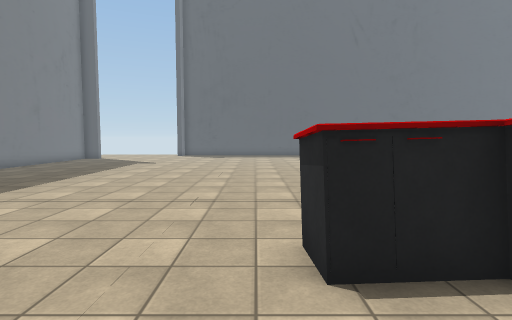
view 1 (above)

19 first-person views from a walk through a Unity game level. The camera is 1.5 m above the floor, tilts 4° down and sees 80° across. The floor is counted in squares, 1 m on a side. Each view is taken from the middle of a square. On the plan, view 1 faces up. The plan holds only what a view shows up to about 15 squares ahead; the rest is blank. The place goes on beyond the plan. The player is left out. Some animated figures are left out. Some surface patterns are stand-ins.

view 2
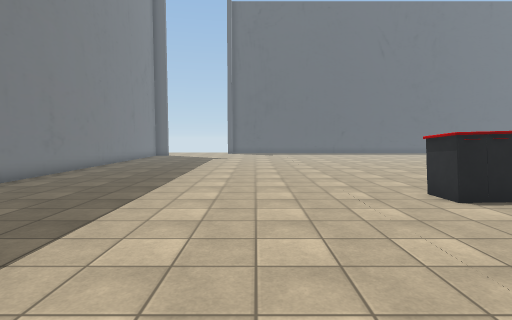

view 3
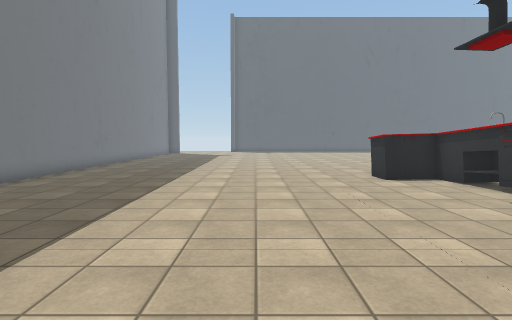

view 4
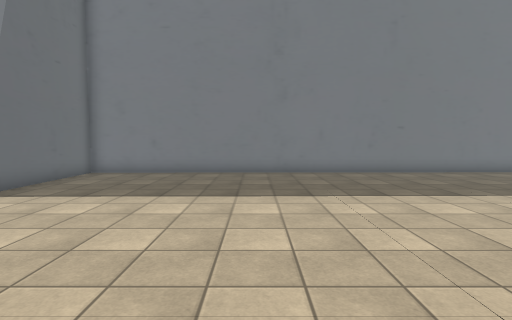

view 5
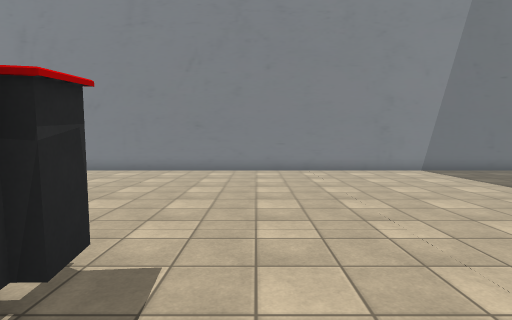

view 6
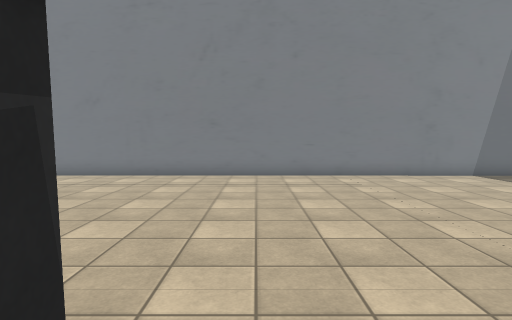

view 7
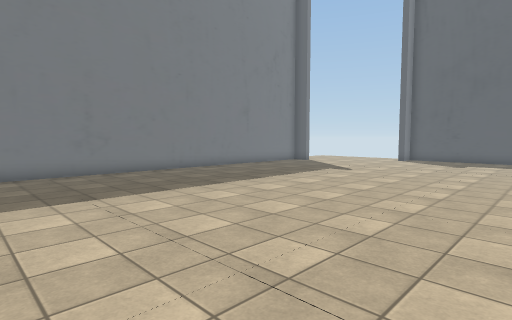

view 8
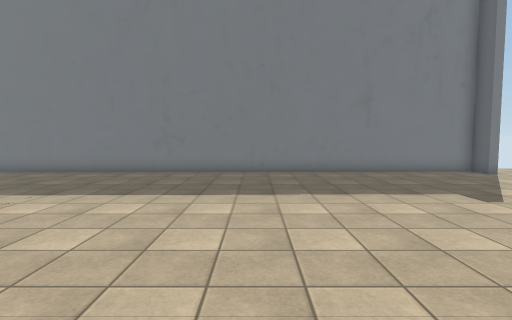

view 9
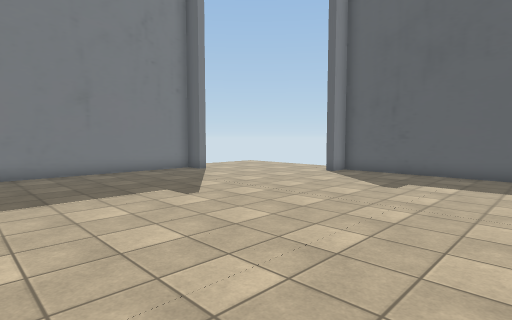

view 10
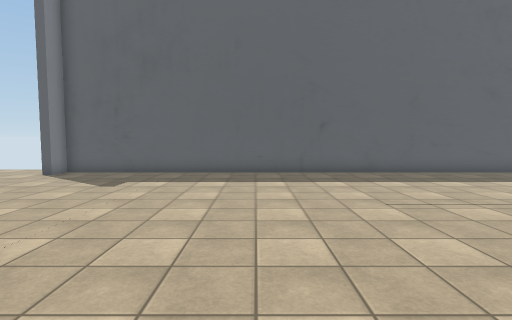

view 11
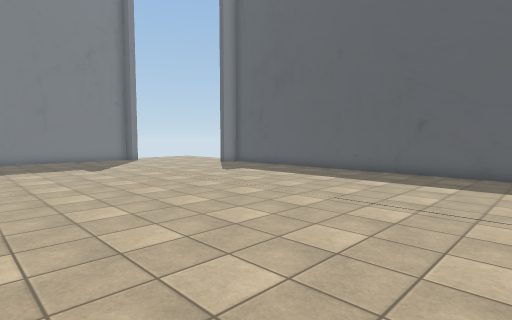

view 12
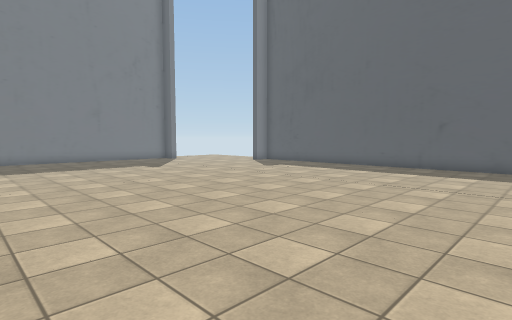

view 13
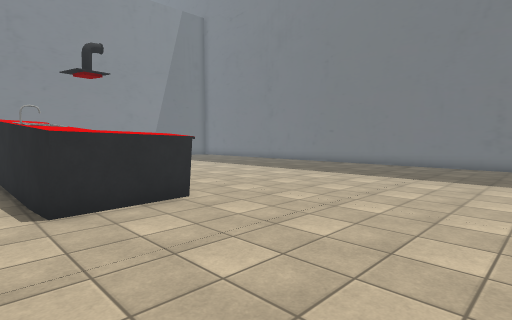

view 14
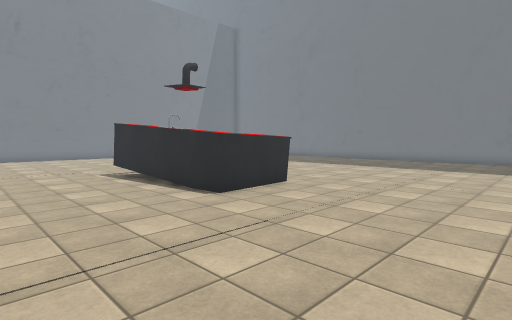

view 15
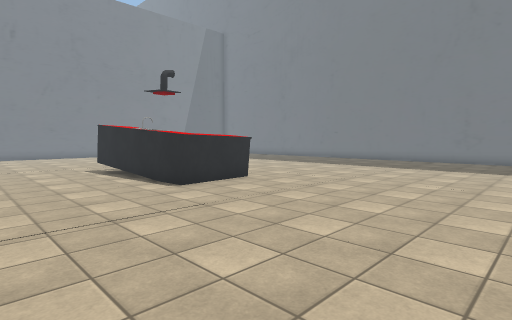

view 16
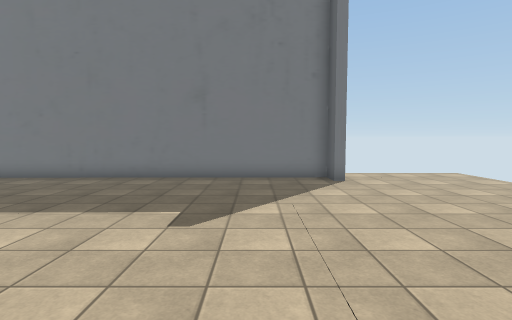

view 17
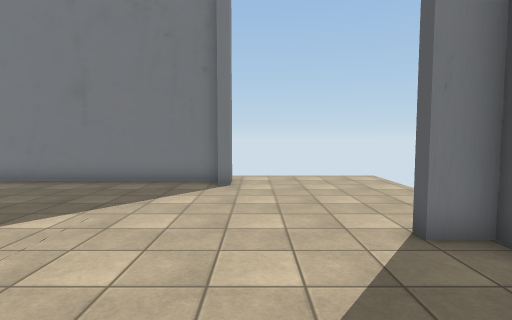

view 18
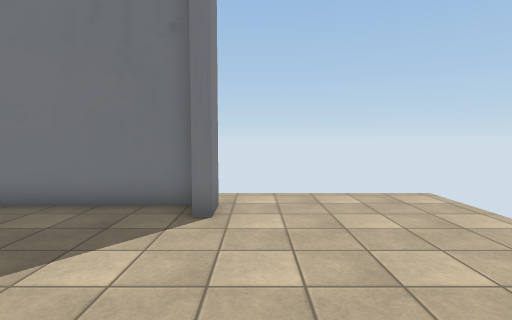

view 19
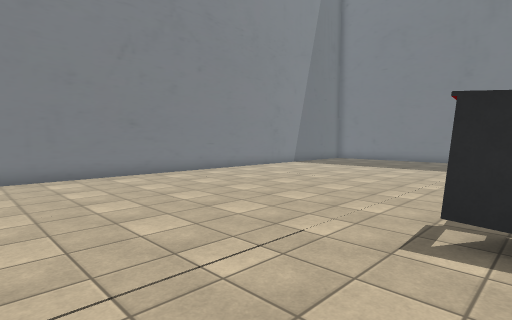

### Floor plan
Points are (right, up) in squares from view 1. A wall is a line through its corners. A room is listed if a view was taken in it or the views show most of it. See-through windows are left out.
Room 1 (views 1, 2, 3, 4, 5, 6, 7, 8, 9, 10, 11, 12, 13, 14, 15, 16, 17, 18, 19)
walls: (3, -1.5) (2.7, 3.3) (0.7, 3.1) (0.6, 4.2) (3.8, 4.5) (4.2, -2.2); (2.8, -2.3) (2.7, -1.3); (-12.9, 23.2) (-11.8, 23.2) (-11.8, 22.8) (-12.8, 22.8) (-12.4, -13.3) (9.5, -13.4); (9.5, 27.6) (-6.4, 27.6) (-6.4, 26.5) (-6.9, 26.5)
ways out: opening at (-14, 23)

Positions as (right, up) in squares from view 1, and headings:
1: (0, 0), facing up
2: (-4, -4), facing up
3: (-4, -8), facing up
4: (1, -6), facing left
5: (1, 1), facing down
6: (2, -1), facing down
7: (1, 5), facing up-left
8: (1, 13), facing left
9: (1, 14), facing up-left
10: (2, 14), facing up
11: (9, 14), facing up-left
12: (9, 11), facing up-left
13: (5, 11), facing down-left
14: (9, 11), facing down-left
15: (9, 13), facing down-left
16: (-1, 20), facing left
17: (-2, 24), facing left
18: (-6, 24), facing left
19: (9, -1), facing down-left
